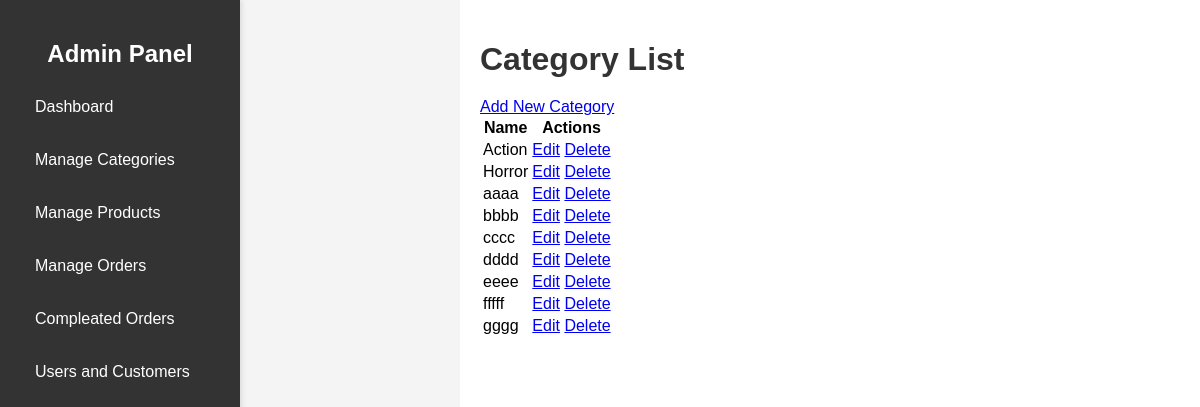
The page /admin_app/admin_app/categories/ (signed in) on the database as committed earlier.
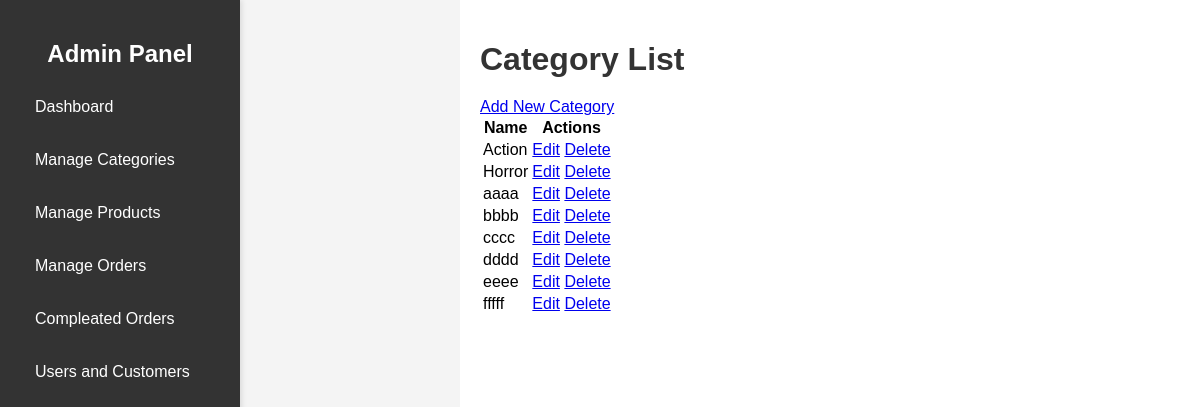
The same page on the database as committed later.
### store/models.py (models this page shows, shortened)
class Category(models.Model):
    name = models.CharField(max_length=250, unique=True)
    slug = models.SlugField(max_length=250, unique=True)
    image = models.ImageField(upload_to='category', blank=True)
    class Meta:
        ordering = ('name',)
        verbose_name = 'category'
        verbose_name_plural = 'categorys'

### admin_app/views.py (the view)
# urls.py: path('admin_app/categories/', views.category_list, name='category_list'),
@login_required
@user_passes_test(is_admin)
def category_list(request):
    categories = Category.objects.all()
    return render(request, 'admin_app/category_list.html', {'categories': categories})

### admin_app/views.py (called while the page is built)
def is_admin(user):
    return user.is_superuser

### store/context_processors.py (called while the page is built)
def menu_link(request):
    links_list = Category.objects.all()
    paginator3 = Paginator(links_list,8)
    try:
        page = int(request.GET.get('page', '1'))
    except:
        page = 1
    try:
        links = paginator3.page(page)
    except (InvalidPage,EmptyPage):
        links = paginator3.page(paginator3.num_pages)
    return dict(links = links)

def cart_data(request):
    data = cartData(request)
    cartItems = data['cartItems']
    return dict(cartItems = cartItems)

### store/models.py (called while the page is built)
    @property
    def get_cart_items(self):
        orderitems = self.orderitem_set.all()
        total = sum([item.quantity for item in orderitems])
        return total

### store/utils.py (called while the page is built, shortened)
def cartData(request):
	if request.user.is_authenticated:
		customer = request.user.customer
		order, created = Order.objects.get_or_create(customer=customer, complete=False)
		items = order.orderitem_set.all()
		cartItems = order.get_cart_items
		total_price_difference = 0
	return {'cartItems':cartItems ,'order':order, 'items':items, 'total_price_difference':total_price_difference}

### admin_app/templates/admin_app/category_list.html
{% extends 'admin_app/base_admin.html' %}
{% block content %}
<h1>Category List</h1>
<a href="{% url 'admin_app:category_create' %}">Add New Category</a>
<table>
    <thead>
        <tr>
            <th>Name</th>
            <th>Actions</th>
        </tr>
    </thead>
    <tbody>
        {% for category in categories %}
        <tr>
            <td>{{ category.name }}</td>
            <td>
                <a href="{% url 'admin_app:category_update' category.pk %}">Edit</a>
                <a href="{% url 'admin_app:category_delete' category.pk %}">Delete</a>
            </td>
        </tr>
        {% endfor %}
    </tbody>
</table>
{% endblock %}

Rows that differ between the two databases and show on the page:
removed Category: name "gggg"
